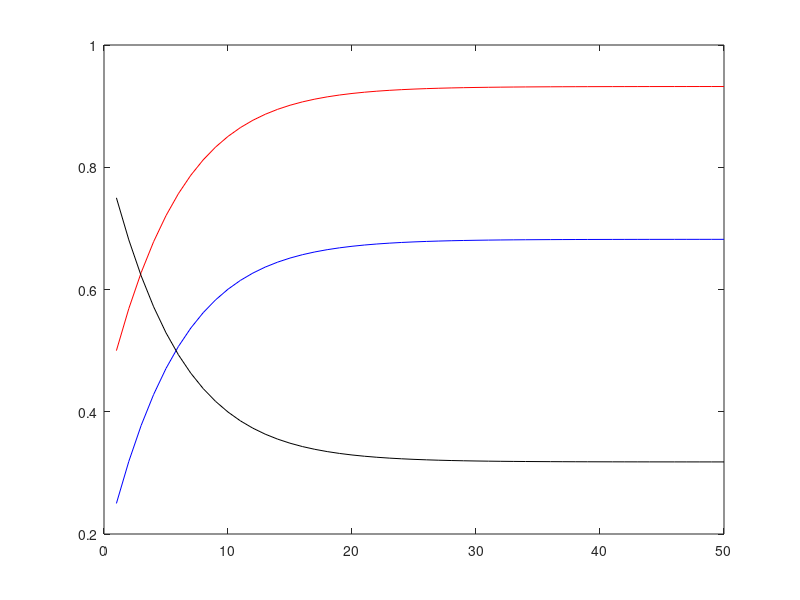

The MATLAB source for this figure:
%% calcium_buffering.m
% This is a script for simulating second order buffering of calcium within
% neurons.

% Should start of with lots of Ca2+, lots of Buffer molecules, 
% but not any buffered Calcium
clear all;

Ca2 = .5; % Concentration of Calcium
B = .25; % Concentration of Buffer
T_B = 1; % max concentration of buffer molecules
BCa = .75; % buffered molecules

f = .05; % forward binding rate
b = 0.1; % unbinding rate

t = 50; % number of time steps

Ca2_v = zeros(t, 1); % calcium trace
B_v = zeros(t, 1); % Buffer trace
BCa_v = zeros(t, 1); % Bound molecule trace

for tt = 1:t
    % adding values for plotting
    Ca2_v(tt) = Ca2;
    B_v(tt) = B;
    BCa_v(tt) = BCa;
    
    % doing the iterating
    bound = f * B * Ca2;
    unbound = b * BCa;
    dCa2 = unbound - bound;
    dB = unbound - bound;
    Ca2 = Ca2 + dCa2;
    B = B + dB;
    BCa = BCa + bound - unbound;
end

plot(Ca2_v, 'r');
hold on
plot(B_v, 'b');
plot(BCa_v, 'k');
hold off